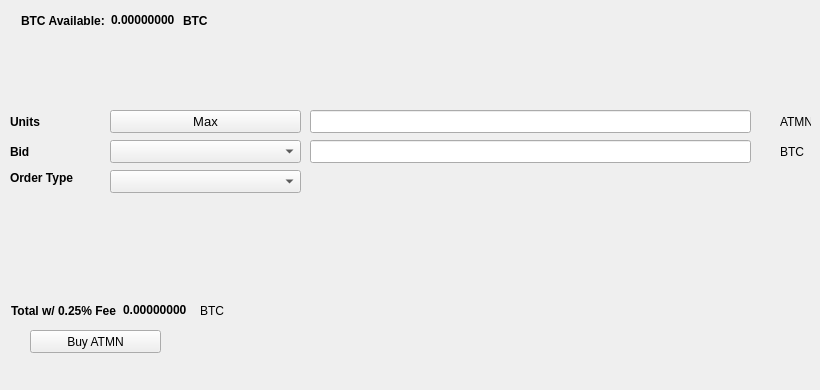
   <widget class="QWidget" name="BuyTab">
    <attribute name="title">
     <string>Buy</string>
    </attribute>
    <widget class="QPushButton" name="BuyENZ">
     <property name="geometry">
      <rect>
       <x>30</x>
       <y>330</y>
       <width>131</width>
       <height>23</height>
      </rect>
     </property>
     <property name="text">
      <string>Buy ATMN</string>
     </property>
     <property name="icon">
      <iconset resource="../antimony.qrc">
       <normaloff>:/icons/bitcoin</normaloff>:/icons/bitcoin</iconset>
     </property>
    </widget>
    <widget class="QLabel" name="label_3">
     <property name="geometry">
      <rect>
       <x>10</x>
       <y>110</y>
       <width>46</width>
       <height>23</height>
      </rect>
     </property>
     <property name="font">
      <font>
       <weight>75</weight>
       <bold>true</bold>
      </font>
     </property>
     <property name="text">
      <string>Units</string>
     </property>
    </widget>
    <widget class="QLineEdit" name="UnitsInput">
     <property name="geometry">
      <rect>
       <x>310</x>
       <y>110</y>
       <width>441</width>
       <height>23</height>
      </rect>
     </property>
     <property name="font">
      <font>
       <pointsize>9</pointsize>
       <weight>75</weight>
       <bold>true</bold>
      </font>
     </property>
    </widget>
    <widget class="QLineEdit" name="BuyBidPriceEdit">
     <property name="geometry">
      <rect>
       <x>310</x>
       <y>140</y>
       <width>441</width>
       <height>23</height>
      </rect>
     </property>
     <property name="font">
      <font>
       <pointsize>9</pointsize>
       <weight>75</weight>
       <bold>true</bold>
      </font>
     </property>
    </widget>
    <widget class="QLabel" name="label_4">
     <property name="geometry">
      <rect>
       <x>780</x>
       <y>110</y>
       <width>31</width>
       <height>23</height>
      </rect>
     </property>
     <property name="text">
      <string>ATMN</string>
     </property>
    </widget>
    <widget class="QLabel" name="label_5">
     <property name="geometry">
      <rect>
       <x>780</x>
       <y>140</y>
       <width>31</width>
       <height>23</height>
      </rect>
     </property>
     <property name="text">
      <string>BTC</string>
     </property>
    </widget>
    <widget class="QLabel" name="label_6">
     <property name="geometry">
      <rect>
       <x>10</x>
       <y>140</y>
       <width>46</width>
       <height>23</height>
      </rect>
     </property>
     <property name="font">
      <font>
       <weight>75</weight>
       <bold>true</bold>
      </font>
     </property>
     <property name="text">
      <string>Bid</string>
     </property>
    </widget>
    <widget class="QLabel" name="label_7">
     <property name="geometry">
      <rect>
       <x>10</x>
       <y>170</y>
       <width>91</width>
       <height>16</height>
      </rect>
     </property>
     <property name="font">
      <font>
       <weight>75</weight>
       <bold>true</bold>
      </font>
     </property>
     <property name="text">
      <string>Order Type</string>
     </property>
    </widget>
    <widget class="QPushButton" name="Buy_Max_Amount">
     <property name="geometry">
      <rect>
       <x>110</x>
       <y>110</y>
       <width>191</width>
       <height>23</height>
      </rect>
     </property>
     <property name="font">
      <font>
       <pointsize>10</pointsize>
      </font>
     </property>
     <property name="text">
      <string>Max</string>
     </property>
    </widget>
    <widget class="QComboBox" name="BuyBidcomboBox">
     <property name="geometry">
      <rect>
       <x>110</x>
       <y>140</y>
       <width>191</width>
       <height>23</height>
      </rect>
     </property>
     <property name="font">
      <font>
       <pointsize>10</pointsize>
      </font>
     </property>
    </widget>
    <widget class="QComboBox" name="buyOrdertypeCombo">
     <property name="geometry">
      <rect>
       <x>110</x>
       <y>170</y>
       <width>191</width>
       <height>23</height>
      </rect>
     </property>
     <property name="font">
      <font>
       <pointsize>10</pointsize>
      </font>
     </property>
    </widget>
    <widget class="QWidget" name="layoutWidget1">
     <property name="geometry">
      <rect>
       <x>21</x>
       <y>11</y>
       <width>227</width>
       <height>19</height>
      </rect>
     </property>
     <layout class="QHBoxLayout" name="horizontalLayout_3">
      <item>
       <widget class="QLabel" name="label232">
        <property name="font">
         <font>
          <weight>75</weight>
          <bold>true</bold>
         </font>
        </property>
        <property name="text">
         <string>BTC Available:</string>
        </property>
       </widget>
      </item>
      <item>
       <widget class="QLabel" name="BtcAvailableLbl">
        <property name="palette">
         <palette>
          <active>
           <colorrole role="WindowText">
            <brush brushstyle="SolidPattern">
             <color alpha="255">
              <red>0</red>
              <green>0</green>
              <blue>0</blue>
             </color>
            </brush>
           </colorrole>
           <colorrole role="Button">
            <brush brushstyle="SolidPattern">
             <color alpha="255">
              <red>0</red>
              <green>170</green>
              <blue>0</blue>
             </color>
            </brush>
           </colorrole>
           <colorrole role="Light">
            <brush brushstyle="SolidPattern">
             <color alpha="255">
              <red>0</red>
              <green>255</green>
              <blue>0</blue>
             </color>
            </brush>
           </colorrole>
           <colorrole role="Midlight">
            <brush brushstyle="SolidPattern">
             <color alpha="255">
              <red>0</red>
              <green>212</green>
              <blue>0</blue>
             </color>
            </brush>
           </colorrole>
           <colorrole role="Dark">
            <brush brushstyle="SolidPattern">
             <color alpha="255">
              <red>0</red>
              <green>85</green>
              <blue>0</blue>
             </color>
            </brush>
           </colorrole>
           <colorrole role="Mid">
            <brush brushstyle="SolidPattern">
             <color alpha="255">
              <red>0</red>
              <green>113</green>
              <blue>0</blue>
             </color>
            </brush>
           </colorrole>
           <colorrole role="Text">
            <brush brushstyle="SolidPattern">
             <color alpha="255">
              <red>0</red>
              <green>170</green>
              <blue>0</blue>
             </color>
            </brush>
           </colorrole>
           <colorrole role="BrightText">
            <brush brushstyle="SolidPattern">
             <color alpha="255">
              <red>255</red>
              <green>255</green>
              <blue>255</blue>
             </color>
            </brush>
           </colorrole>
           <colorrole role="ButtonText">
            <brush brushstyle="SolidPattern">
             <color alpha="255">
              <red>0</red>
              <green>0</green>
              <blue>0</blue>
             </color>
            </brush>
           </colorrole>
           <colorrole role="Base">
            <brush brushstyle="SolidPattern">
             <color alpha="255">
              <red>255</red>
              <green>255</green>
              <blue>255</blue>
             </color>
            </brush>
           </colorrole>
           <colorrole role="Window">
            <brush brushstyle="SolidPattern">
             <color alpha="255">
              <red>0</red>
              <green>170</green>
              <blue>0</blue>
             </color>
            </brush>
           </colorrole>
           <colorrole role="Shadow">
            <brush brushstyle="SolidPattern">
             <color alpha="255">
              <red>0</red>
              <green>0</green>
              <blue>0</blue>
             </color>
            </brush>
           </colorrole>
           <colorrole role="AlternateBase">
            <brush brushstyle="SolidPattern">
             <color alpha="255">
              <red>127</red>
              <green>212</green>
              <blue>127</blue>
             </color>
            </brush>
           </colorrole>
           <colorrole role="ToolTipBase">
            <brush brushstyle="SolidPattern">
             <color alpha="255">
              <red>255</red>
              <green>255</green>
              <blue>220</blue>
             </color>
            </brush>
           </colorrole>
           <colorrole role="ToolTipText">
            <brush brushstyle="SolidPattern">
             <color alpha="255">
              <red>0</red>
              <green>0</green>
              <blue>0</blue>
             </color>
            </brush>
           </colorrole>
          </active>
          <inactive>
           <colorrole role="WindowText">
            <brush brushstyle="SolidPattern">
             <color alpha="255">
              <red>0</red>
              <green>0</green>
              <blue>0</blue>
             </color>
            </brush>
           </colorrole>
           <colorrole role="Button">
            <brush brushstyle="SolidPattern">
             <color alpha="255">
              <red>0</red>
              <green>170</green>
              <blue>0</blue>
             </color>
            </brush>
           </colorrole>
           <colorrole role="Light">
            <brush brushstyle="SolidPattern">
             <color alpha="255">
              <red>0</red>
              <green>255</green>
              <blue>0</blue>
             </color>
            </brush>
           </colorrole>
           <colorrole role="Midlight">
            <brush brushstyle="SolidPattern">
             <color alpha="255">
              <red>0</red>
              <green>212</green>
              <blue>0</blue>
             </color>
            </brush>
           </colorrole>
           <colorrole role="Dark">
            <brush brushstyle="SolidPattern">
             <color alpha="255">
              <red>0</red>
              <green>85</green>
              <blue>0</blue>
             </color>
            </brush>
           </colorrole>
           <colorrole role="Mid">
            <brush brushstyle="SolidPattern">
             <color alpha="255">
              <red>0</red>
              <green>113</green>
              <blue>0</blue>
             </color>
            </brush>
           </colorrole>
           <colorrole role="Text">
            <brush brushstyle="SolidPattern">
             <color alpha="255">
              <red>0</red>
              <green>170</green>
              <blue>0</blue>
             </color>
            </brush>
           </colorrole>
           <colorrole role="BrightText">
            <brush brushstyle="SolidPattern">
             <color alpha="255">
              <red>255</red>
              <green>255</green>
              <blue>255</blue>
             </color>
            </brush>
           </colorrole>
           <colorrole role="ButtonText">
            <brush brushstyle="SolidPattern">
             <color alpha="255">
              <red>0</red>
              <green>0</green>
              <blue>0</blue>
             </color>
            </brush>
           </colorrole>
           <colorrole role="Base">
            <brush brushstyle="SolidPattern">
             <color alpha="255">
              <red>255</red>
              <green>255</green>
              <blue>255</blue>
             </color>
            </brush>
           </colorrole>
           <colorrole role="Window">
            <brush brushstyle="SolidPattern">
             <color alpha="255">
              <red>0</red>
              <green>170</green>
              <blue>0</blue>
             </color>
            </brush>
           </colorrole>
           <colorrole role="Shadow">
            <brush brushstyle="SolidPattern">
             <color alpha="255">
              <red>0</red>
              <green>0</green>
              <blue>0</blue>
             </color>
            </brush>
           </colorrole>
           <colorrole role="AlternateBase">
            <brush brushstyle="SolidPattern">
             <color alpha="255">
              <red>127</red>
              <green>212</green>
              <blue>127</blue>
             </color>
            </brush>
           </colorrole>
           <colorrole role="ToolTipBase">
            <brush brushstyle="SolidPattern">
             <color alpha="255">
              <red>255</red>
              <green>255</green>
              <blue>220</blue>
             </color>
            </brush>
           </colorrole>
           <colorrole role="ToolTipText">
            <brush brushstyle="SolidPattern">
             <color alpha="255">
              <red>0</red>
              <green>0</green>
              <blue>0</blue>
             </color>
            </brush>
           </colorrole>
          </inactive>
          <disabled>
           <colorrole role="WindowText">
            <brush brushstyle="SolidPattern">
             <color alpha="255">
              <red>0</red>
              <green>85</green>
              <blue>0</blue>
             </color>
            </brush>
           </colorrole>
           <colorrole role="Button">
            <brush brushstyle="SolidPattern">
             <color alpha="255">
              <red>0</red>
              <green>170</green>
              <blue>0</blue>
             </color>
            </brush>
           </colorrole>
           <colorrole role="Light">
            <brush brushstyle="SolidPattern">
             <color alpha="255">
              <red>0</red>
              <green>255</green>
              <blue>0</blue>
             </color>
            </brush>
           </colorrole>
           <colorrole role="Midlight">
            <brush brushstyle="SolidPattern">
             <color alpha="255">
              <red>0</red>
              <green>212</green>
              <blue>0</blue>
             </color>
            </brush>
           </colorrole>
           <colorrole role="Dark">
            <brush brushstyle="SolidPattern">
             <color alpha="255">
              <red>0</red>
              <green>85</green>
              <blue>0</blue>
             </color>
            </brush>
           </colorrole>
           <colorrole role="Mid">
            <brush brushstyle="SolidPattern">
             <color alpha="255">
              <red>0</red>
              <green>113</green>
              <blue>0</blue>
             </color>
            </brush>
           </colorrole>
           <colorrole role="Text">
            <brush brushstyle="SolidPattern">
             <color alpha="255">
              <red>0</red>
              <green>85</green>
              <blue>0</blue>
             </color>
            </brush>
           </colorrole>
           <colorrole role="BrightText">
            <brush brushstyle="SolidPattern">
             <color alpha="255">
              <red>255</red>
              <green>255</green>
              <blue>255</blue>
             </color>
            </brush>
           </colorrole>
           <colorrole role="ButtonText">
            <brush brushstyle="SolidPattern">
             <color alpha="255">
              <red>0</red>
              <green>85</green>
              <blue>0</blue>
             </color>
            </brush>
           </colorrole>
           <colorrole role="Base">
            <brush brushstyle="SolidPattern">
             <color alpha="255">
              <red>0</red>
              <green>170</green>
              <blue>0</blue>
             </color>
            </brush>
           </colorrole>
           <colorrole role="Window">
            <brush brushstyle="SolidPattern">
             <color alpha="255">
              <red>0</red>
              <green>170</green>
              <blue>0</blue>
             </color>
            </brush>
           </colorrole>
           <colorrole role="Shadow">
            <brush brushstyle="SolidPattern">
             <color alpha="255">
              <red>0</red>
              <green>0</green>
              <blue>0</blue>
             </color>
            </brush>
           </colorrole>
           <colorrole role="AlternateBase">
            <brush brushstyle="SolidPattern">
             <color alpha="255">
              <red>0</red>
              <green>170</green>
              <blue>0</blue>
             </color>
            </brush>
           </colorrole>
           <colorrole role="ToolTipBase">
            <brush brushstyle="SolidPattern">
             <color alpha="255">
              <red>255</red>
              <green>255</green>
              <blue>220</blue>
             </color>
            </brush>
           </colorrole>
           <colorrole role="ToolTipText">
            <brush brushstyle="SolidPattern">
             <color alpha="255">
              <red>0</red>
              <green>0</green>
              <blue>0</blue>
             </color>
            </brush>
           </colorrole>
          </disabled>
         </palette>
        </property>
        <property name="font">
         <font>
          <weight>75</weight>
          <bold>true</bold>
         </font>
        </property>
        <property name="text">
         <string>0.00000000</string>
        </property>
        <property name="textInteractionFlags">
         <set>Qt::LinksAccessibleByMouse|Qt::TextSelectableByKeyboard|Qt::TextSelectableByMouse</set>
        </property>
       </widget>
      </item>
      <item>
       <widget class="QLabel" name="BtcAvailableLbl_2">
        <property name="font">
         <font>
          <weight>75</weight>
          <bold>true</bold>
         </font>
        </property>
        <property name="text">
         <string>BTC</string>
        </property>
       </widget>
      </item>
     </layout>
    </widget>
    <widget class="QWidget" name="layoutWidge2">
     <property name="geometry">
      <rect>
       <x>11</x>
       <y>301</y>
       <width>259</width>
       <height>19</height>
      </rect>
     </property>
     <layout class="QHBoxLayout" name="horizontalLayout_4">
      <item>
       <widget class="QLabel" name="label_9">
        <property name="font">
         <font>
          <weight>75</weight>
          <bold>true</bold>
         </font>
        </property>
        <property name="text">
         <string>Total w/ 0.25% Fee</string>
        </property>
       </widget>
      </item>
      <item>
       <widget class="QLabel" name="BuyCostLabel">
        <property name="palette">
         <palette>
          <active>
           <colorrole role="WindowText">
            <brush brushstyle="SolidPattern">
             <color alpha="255">
              <red>0</red>
              <green>0</green>
              <blue>0</blue>
             </color>
            </brush>
           </colorrole>
           <colorrole role="Button">
            <brush brushstyle="SolidPattern">
             <color alpha="255">
              <red>0</red>
              <green>170</green>
              <blue>0</blue>
             </color>
            </brush>
           </colorrole>
           <colorrole role="Light">
            <brush brushstyle="SolidPattern">
             <color alpha="255">
              <red>0</red>
              <green>255</green>
              <blue>0</blue>
             </color>
            </brush>
           </colorrole>
           <colorrole role="Midlight">
            <brush brushstyle="SolidPattern">
             <color alpha="255">
              <red>0</red>
              <green>212</green>
              <blue>0</blue>
             </color>
            </brush>
           </colorrole>
           <colorrole role="Dark">
            <brush brushstyle="SolidPattern">
             <color alpha="255">
              <red>0</red>
              <green>85</green>
              <blue>0</blue>
             </color>
            </brush>
           </colorrole>
           <colorrole role="Mid">
            <brush brushstyle="SolidPattern">
             <color alpha="255">
              <red>0</red>
              <green>113</green>
              <blue>0</blue>
             </color>
            </brush>
           </colorrole>
           <colorrole role="Text">
            <brush brushstyle="SolidPattern">
             <color alpha="255">
              <red>0</red>
              <green>170</green>
              <blue>0</blue>
             </color>
            </brush>
           </colorrole>
           <colorrole role="BrightText">
            <brush brushstyle="SolidPattern">
             <color alpha="255">
              <red>255</red>
              <green>255</green>
              <blue>255</blue>
             </color>
            </brush>
           </colorrole>
           <colorrole role="ButtonText">
            <brush brushstyle="SolidPattern">
             <color alpha="255">
              <red>0</red>
              <green>0</green>
              <blue>0</blue>
             </color>
            </brush>
           </colorrole>
           <colorrole role="Base">
            <brush brushstyle="SolidPattern">
             <color alpha="255">
              <red>255</red>
              <green>255</green>
              <blue>255</blue>
             </color>
            </brush>
           </colorrole>
           <colorrole role="Window">
            <brush brushstyle="SolidPattern">
             <color alpha="255">
              <red>0</red>
              <green>170</green>
              <blue>0</blue>
             </color>
            </brush>
           </colorrole>
           <colorrole role="Shadow">
            <brush brushstyle="SolidPattern">
             <color alpha="255">
              <red>0</red>
              <green>0</green>
              <blue>0</blue>
             </color>
            </brush>
           </colorrole>
           <colorrole role="AlternateBase">
            <brush brushstyle="SolidPattern">
             <color alpha="255">
              <red>127</red>
              <green>212</green>
              <blue>127</blue>
             </color>
            </brush>
           </colorrole>
           <colorrole role="ToolTipBase">
            <brush brushstyle="SolidPattern">
             <color alpha="255">
              <red>255</red>
              <green>255</green>
              <blue>220</blue>
             </color>
            </brush>
           </colorrole>
           <colorrole role="ToolTipText">
            <brush brushstyle="SolidPattern">
             <color alpha="255">
              <red>0</red>
              <green>0</green>
              <blue>0</blue>
             </color>
            </brush>
           </colorrole>
          </active>
          <inactive>
           <colorrole role="WindowText">
            <brush brushstyle="SolidPattern">
             <color alpha="255">
              <red>0</red>
              <green>0</green>
              <blue>0</blue>
             </color>
            </brush>
           </colorrole>
           <colorrole role="Button">
            <brush brushstyle="SolidPattern">
             <color alpha="255">
              <red>0</red>
              <green>170</green>
              <blue>0</blue>
             </color>
            </brush>
           </colorrole>
           <colorrole role="Light">
            <brush brushstyle="SolidPattern">
             <color alpha="255">
              <red>0</red>
              <green>255</green>
              <blue>0</blue>
             </color>
            </brush>
           </colorrole>
           <colorrole role="Midlight">
            <brush brushstyle="SolidPattern">
             <color alpha="255">
              <red>0</red>
              <green>212</green>
              <blue>0</blue>
             </color>
            </brush>
           </colorrole>
           <colorrole role="Dark">
            <brush brushstyle="SolidPattern">
             <color alpha="255">
              <red>0</red>
              <green>85</green>
              <blue>0</blue>
             </color>
            </brush>
           </colorrole>
           <colorrole role="Mid">
            <brush brushstyle="SolidPattern">
             <color alpha="255">
              <red>0</red>
              <green>113</green>
              <blue>0</blue>
             </color>
            </brush>
           </colorrole>
           <colorrole role="Text">
            <brush brushstyle="SolidPattern">
             <color alpha="255">
              <red>0</red>
              <green>170</green>
              <blue>0</blue>
             </color>
            </brush>
           </colorrole>
           <colorrole role="BrightText">
            <brush brushstyle="SolidPattern">
             <color alpha="255">
              <red>255</red>
              <green>255</green>
              <blue>255</blue>
             </color>
            </brush>
           </colorrole>
           <colorrole role="ButtonText">
            <brush brushstyle="SolidPattern">
             <color alpha="255">
              <red>0</red>
              <green>0</green>
              <blue>0</blue>
             </color>
            </brush>
           </colorrole>
           <colorrole role="Base">
            <brush brushstyle="SolidPattern">
             <color alpha="255">
              <red>255</red>
              <green>255</green>
              <blue>255</blue>
             </color>
            </brush>
           </colorrole>
           <colorrole role="Window">
            <brush brushstyle="SolidPattern">
             <color alpha="255">
              <red>0</red>
              <green>170</green>
              <blue>0</blue>
             </color>
            </brush>
           </colorrole>
           <colorrole role="Shadow">
            <brush brushstyle="SolidPattern">
             <color alpha="255">
              <red>0</red>
              <green>0</green>
              <blue>0</blue>
             </color>
            </brush>
           </colorrole>
           <colorrole role="AlternateBase">
            <brush brushstyle="SolidPattern">
             <color alpha="255">
              <red>127</red>
              <green>212</green>
              <blue>127</blue>
             </color>
            </brush>
           </colorrole>
           <colorrole role="ToolTipBase">
            <brush brushstyle="SolidPattern">
             <color alpha="255">
              <red>255</red>
              <green>255</green>
              <blue>220</blue>
             </color>
            </brush>
           </colorrole>
           <colorrole role="ToolTipText">
            <brush brushstyle="SolidPattern">
             <color alpha="255">
              <red>0</red>
              <green>0</green>
              <blue>0</blue>
             </color>
            </brush>
           </colorrole>
          </inactive>
          <disabled>
           <colorrole role="WindowText">
            <brush brushstyle="SolidPattern">
             <color alpha="255">
              <red>0</red>
              <green>85</green>
              <blue>0</blue>
             </color>
            </brush>
           </colorrole>
           <colorrole role="Button">
            <brush brushstyle="SolidPattern">
             <color alpha="255">
              <red>0</red>
              <green>170</green>
              <blue>0</blue>
             </color>
            </brush>
           </colorrole>
           <colorrole role="Light">
            <brush brushstyle="SolidPattern">
             <color alpha="255">
              <red>0</red>
              <green>255</green>
              <blue>0</blue>
             </color>
            </brush>
           </colorrole>
           <colorrole role="Midlight">
            <brush brushstyle="SolidPattern">
             <color alpha="255">
              <red>0</red>
              <green>212</green>
              <blue>0</blue>
             </color>
            </brush>
           </colorrole>
           <colorrole role="Dark">
            <brush brushstyle="SolidPattern">
             <color alpha="255">
              <red>0</red>
              <green>85</green>
              <blue>0</blue>
             </color>
            </brush>
           </colorrole>
           <colorrole role="Mid">
            <brush brushstyle="SolidPattern">
             <color alpha="255">
              <red>0</red>
              <green>113</green>
              <blue>0</blue>
             </color>
            </brush>
           </colorrole>
           <colorrole role="Text">
            <brush brushstyle="SolidPattern">
             <color alpha="255">
              <red>0</red>
              <green>85</green>
              <blue>0</blue>
             </color>
            </brush>
           </colorrole>
           <colorrole role="BrightText">
            <brush brushstyle="SolidPattern">
             <color alpha="255">
              <red>255</red>
              <green>255</green>
              <blue>255</blue>
             </color>
            </brush>
           </colorrole>
           <colorrole role="ButtonText">
            <brush brushstyle="SolidPattern">
             <color alpha="255">
              <red>0</red>
              <green>85</green>
              <blue>0</blue>
             </color>
            </brush>
           </colorrole>
           <colorrole role="Base">
            <brush brushstyle="SolidPattern">
             <color alpha="255">
              <red>0</red>
              <green>170</green>
              <blue>0</blue>
             </color>
            </brush>
           </colorrole>
           <colorrole role="Window">
            <brush brushstyle="SolidPattern">
             <color alpha="255">
              <red>0</red>
              <green>170</green>
              <blue>0</blue>
             </color>
            </brush>
           </colorrole>
           <colorrole role="Shadow">
            <brush brushstyle="SolidPattern">
             <color alpha="255">
              <red>0</red>
              <green>0</green>
              <blue>0</blue>
             </color>
            </brush>
           </colorrole>
           <colorrole role="AlternateBase">
            <brush brushstyle="SolidPattern">
             <color alpha="255">
              <red>0</red>
              <green>170</green>
              <blue>0</blue>
             </color>
            </brush>
           </colorrole>
           <colorrole role="ToolTipBase">
            <brush brushstyle="SolidPattern">
             <color alpha="255">
              <red>255</red>
              <green>255</green>
              <blue>220</blue>
             </color>
            </brush>
           </colorrole>
           <colorrole role="ToolTipText">
            <brush brushstyle="SolidPattern">
             <color alpha="255">
              <red>0</red>
              <green>0</green>
              <blue>0</blue>
             </color>
            </brush>
           </colorrole>
          </disabled>
         </palette>
        </property>
        <property name="font">
         <font>
          <weight>75</weight>
          <bold>true</bold>
         </font>
        </property>
        <property name="autoFillBackground">
         <bool>false</bool>
        </property>
        <property name="text">
         <string>0.00000000</string>
        </property>
        <property name="textInteractionFlags">
         <set>Qt::LinksAccessibleByMouse|Qt::TextSelectableByMouse</set>
        </property>
       </widget>
      </item>
      <item>
       <widget class="QLabel" name="label_10">
        <property name="font">
         <font>
          <weight>50</weight>
          <bold>false</bold>
         </font>
        </property>
        <property name="text">
         <string>BTC</string>
        </property>
       </widget>
      </item>
     </layout>
    </widget>
    <widget class="QLabel" name="label_24">
     <property name="geometry">
      <rect>
       <x>460</x>
       <y>300</y>
       <width>281</width>
       <height>81</height>
      </rect>
     </property>
     <property name="text">
      <string/>
     </property>
     <property name="pixmap">
      <pixmap>:/images/bittrex</pixmap>
     </property>
    </widget>
   </widget>
